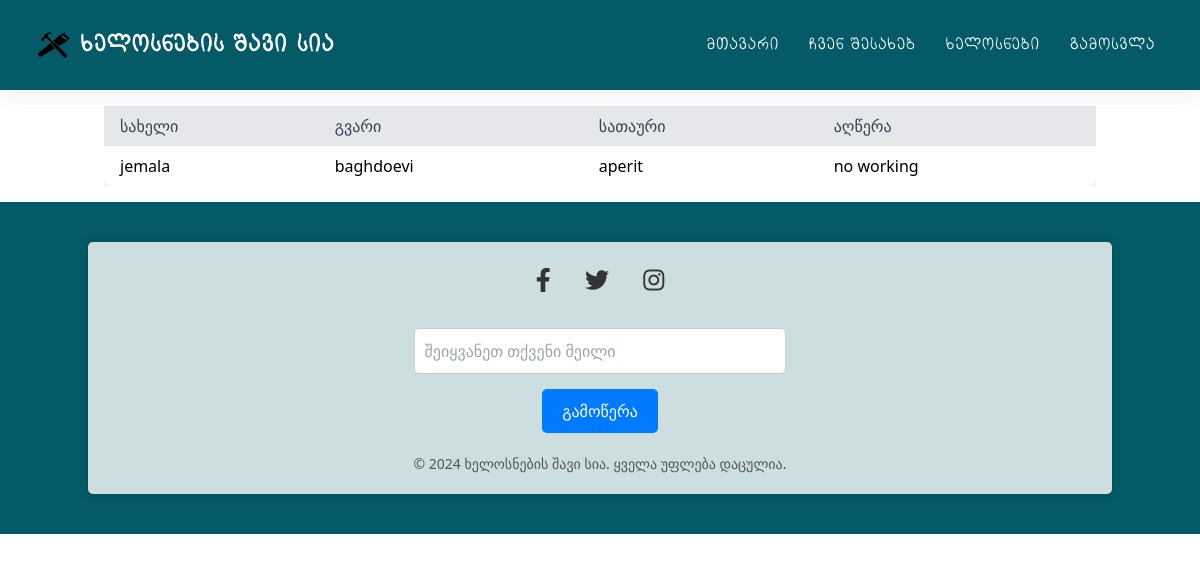
Page /workers (signed in) on the earlier database version.
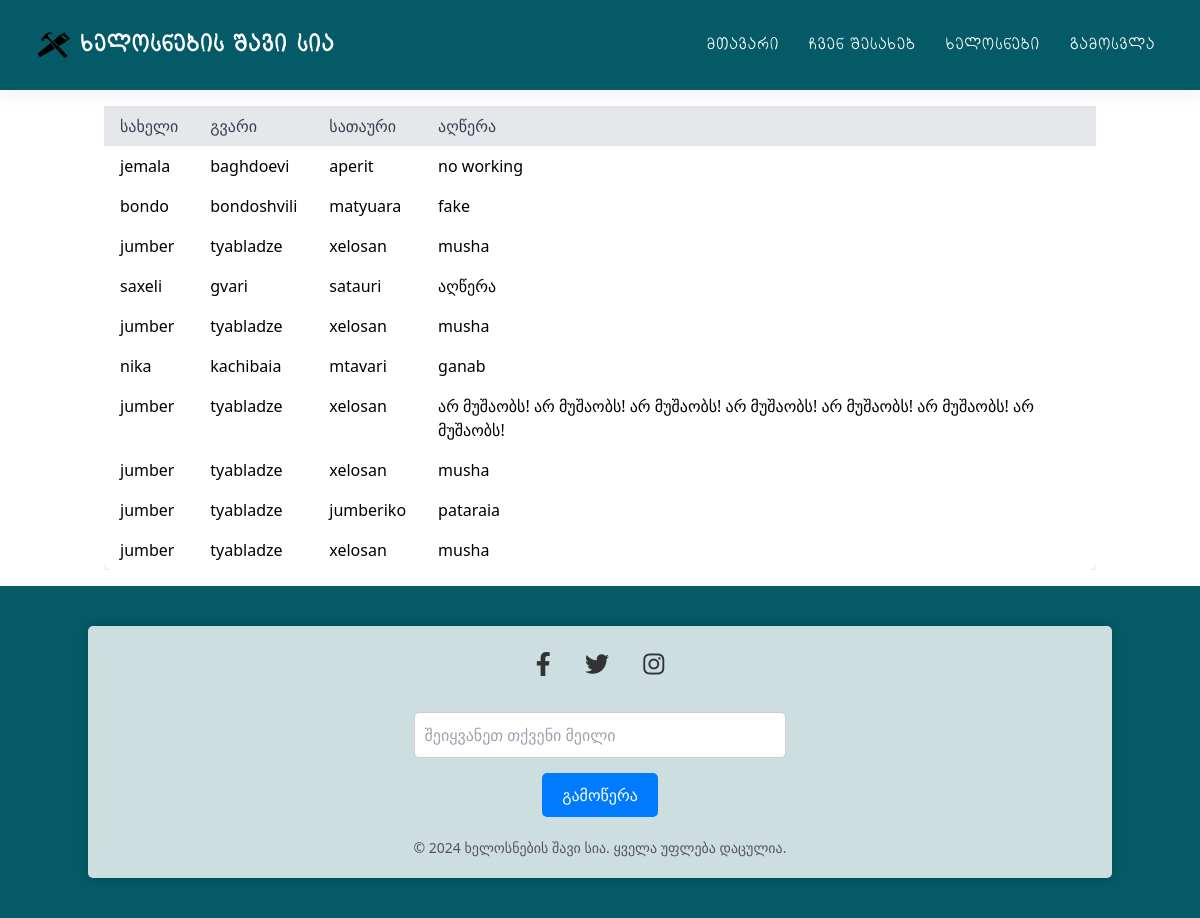
Same page on the later database version.
### main.py (models this page shows, shortened)
class Posts(db.Model):
    __tablename__ = "posts"
    id = db.Column(db.Integer, primary_key=True)
    name = db.Column(db.String(10), unique=False, nullable=False)
    surname = db.Column(db.String(30), unique=False, nullable=False)
    title = db.Column(db.String(100), unique=False, nullable=False)
    content = db.Column(db.String(1000), unique=False, nullable=False)
    user_id = db.Column(db.Integer, db.ForeignKey("users.id"), nullable=False)

### main.py (the view)
@app.route("/workers")
@login_required
def workers():
    posts = Posts.query.all()  # Fetch all posts from the database
    return render_template(
        "workers.html", posts=posts, navigation_items=navigation_items
    )

### main.py (called while the page is built)
def login_required(f):
    @wraps(f)
    def decorated_function(*args, **kwargs):
        if "username" not in session:
            flash("გთხოვთ ჯერ სისტემაში შეხვიდეთ.", "warning")
            return redirect(url_for("login"))
        return f(*args, **kwargs)
    return decorated_function

### templates/workers.html
{% extends "base.html" %}
{% block content %}
<div class="container mx-auto p-4">
    <div class="overflow-x-auto">
        <table class="min-w-full bg-white border border-gray-200 rounded-lg shadow-md">
            <thead>
                <tr class="bg-gray-200 text-gray-700">
                    <th class="px-4 py-2 border-b text-left">სახელი</th>
                    <th class="px-4 py-2 border-b text-left">გვარი</th>
                    <th class="px-4 py-2 border-b text-left">სათაური</th>
                    <th class="px-4 py-2 border-b text-left">აღწერა</th>
                </tr>
            </thead>
            <tbody>
                {% for post in posts %}
                <tr class="hover:bg-gray-100">
                    <td class="px-4 py-2 border-b">{{ post.name }}</td>
                    <td class="px-4 py-2 border-b">{{ post.surname }}</td>
                    <td class="px-4 py-2 border-b">{{ post.title }}</td>
                    <td class="px-4 py-2 border-b">{{ post.content }}</td>
                </tr>
                {% endfor %}
            </tbody>
        </table>
    </div>
</div>
{% endblock %}

Differences in the rows shown:
added Posts: name "bondo", surname "bondoshvili", title "matyuara", content "fake"
added Posts: name "jumber", surname "tyabladze", title "xelosan", content "musha"
added Posts: name "saxeli", surname "gvari", title "satauri", content "აღწერა"
added Posts: name "jumber", surname "tyabladze", title "xelosan", content "musha"
added Posts: name "nika", surname "kachibaia", title "mtavari", content "ganab"
added Posts: name "jumber", surname "tyabladze", title "xelosan", content "არ მუშაობს! არ მუშაობს! არ მუშაობს! არ მუშაობს! არ მუშაობს! არ მუშაობს! არ მუშაობს!"
added Posts: name "jumber", surname "tyabladze", title "xelosan", content "musha"
added Posts: name "jumber", surname "tyabladze", title "jumberiko", content "pataraia"
added Posts: name "jumber", surname "tyabladze", title "xelosan", content "musha"
